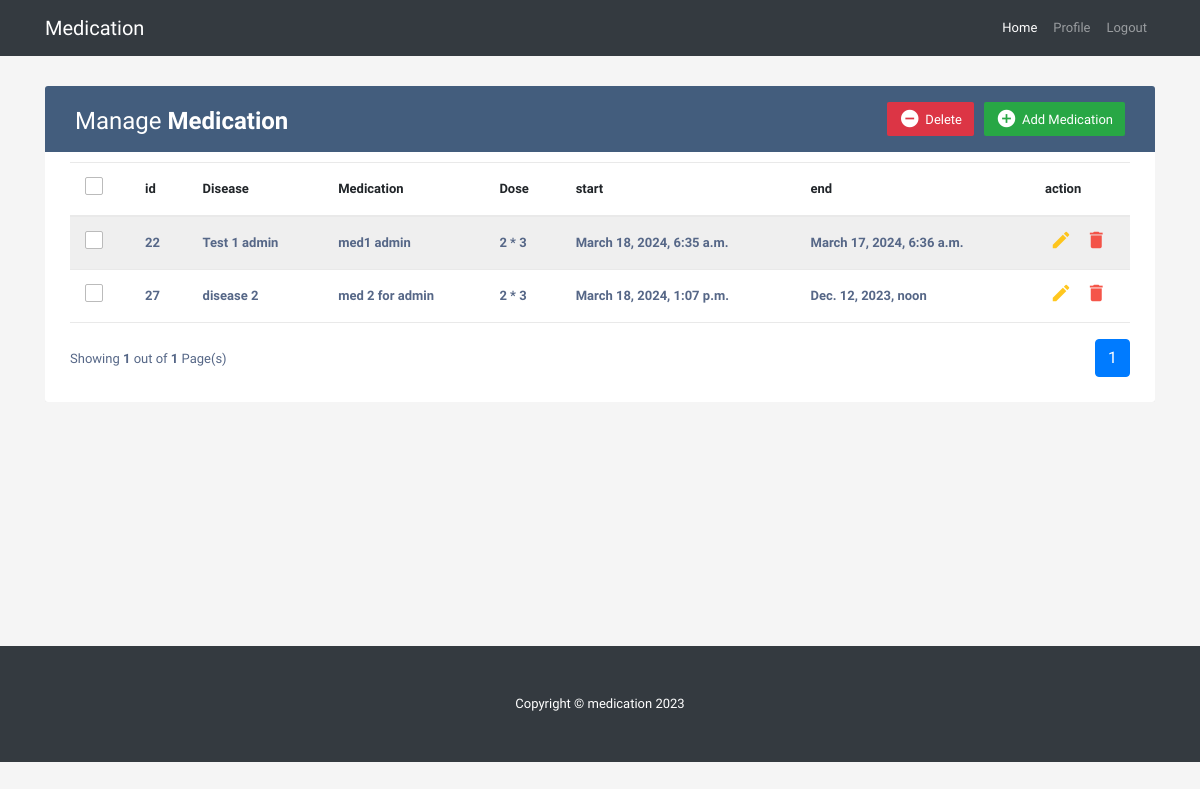
/profile/ (signed in), run on the app's committed database.
### home/models.py (models this page shows, shortened)
class Medicine(models.Model):
    Disease = models.CharField(max_length = 50, null = False)
    Medication = models.TextField(null = False)
    Dose = models.CharField(max_length = 50, null = False)
    start = models.DateTimeField(default = timezone.now)
    end = models.DateTimeField()
    author = models.ForeignKey(User, on_delete = models.CASCADE, null = True)

### users/views.py (the view)
# urls.py: path("profile/", views.profile.as_view(), name = "profile"),
class profile(LoginRequiredMixin, ListView):
    model = Medicine
    template_name = 'users/profile.html'
    context_object_name = "meds"
    paginate_by = 6
    def get_queryset(self):
        return super().get_queryset().filter(author=self.request.user)

### users/templates/users/profile.html (shortened to what this page needs)
{% extends "users/form_base.html" %}
{% block body %}
</head>
<body>
<div class="container-xl">
	<div class="table-responsive">
		<div class="table-wrapper">
			<div class="table-title">
				<div class="row">
					<div class="col-sm-6">
						<h2>Manage <b>Medication</b></h2>
					</div>
					<div class="col-sm-6">
						<a href="{% url "add" %}" class="btn btn-success" data-toggle="modal"><i class="material-icons">&#xE147;</i> <span>Add Medication</span></a>
						<a href="" class="btn btn-danger" data-toggle="modal"><i class="material-icons">&#xE15C;</i> <span>Delete</span></a>
					</div>
				</div>
			</div>
			<table class="table table-striped table-hover">
				<thead>
					<tr>
						<th>
							<span class="custom-checkbox">
								<label for="selectAll"></label>
							</span>
						</th>
						<th>id</th>
						<th>Disease</th>
						<th>Medication</th>
						<th>Dose</th>
						<th>start</th>
						<th>end</th>
						<th>action</th>
					</tr>
				</thead>
				<tbody>
					{% for med in meds %}
						<tr>
							<td>
								<span class="custom-checkbox">
									<label for="checkbox1"></label>
								</span>
							</td>
							<td><a href = "{% url "med_details" med.pk %}" >{{ med.pk }}</a></td>
							<td><a href = "{% url "med_details" med.pk %}" >{{ med.Disease }}</a></td>
							<td><a href = "{% url "med_details" med.pk %}" >{{ med.Medication }}</a></td>
							<td><a href = "{% url "med_details" med.pk %}" >{{ med.Dose }}</a></td>
							<td><a href = "{% url "med_details" med.pk %}" >{{ med.start }}</a></td>
							<td><a href = "{% url "med_details" med.pk %}" >{{ med.end }}</a></td>
							<td>
								<a href="" class="edit" data-toggle="modal"><i class="material-icons" data-toggle="tooltip" title="Edit">&#xE254;</i></a>
								<a href="{% url "delete" pk=med.pk %}" class="delete" data-toggle="modal"><i class="material-icons" data-toggle="tooltip" title="Delete">&#xE872;</i></a>
							</td>
						</tr>
					{% endfor %}
				</tbody>
			</table>
			<div class="clearfix">
				<div class="hint-text">Showing <b>{{ page_obj.number }}</b> out of <b>{{ page_obj.paginator.num_pages }}</b> Page(s)</div>
				<ul class="pagination">
					{% for num in page_obj.paginator.page_range %}
						{% if page_obj.number == num %}
							<li class="page-item active"><span class="page-link">{{ num }}</span></li>
						{% else %}
							<li class="page-item"><a href="?page={{ num }}" class="page-link">{{ num }}</a></li>
						{% endif %}
					{% endfor %}
				</ul>
			</div>
		</div>
	</div>
</div>
<br>
<br>
<br>
<br>
<br>
<br>
<br>
<br>
<br>
<br>
<br>
{% endblock body %}

### users/templates/users/form_base.html (shortened to what this page needs)
{% load static %}
<!DOCTYPE html>
<html lang="en">
    <head>
        <link href="{% static "css/styles.css" %}" rel="stylesheet" />
        <link rel="stylesheet" href="https://stackpath.bootstrapcdn.com/bootstrap/4.5.0/css/bootstrap.min.css">
        <link rel="stylesheet" href="https://maxcdn.bootstrapcdn.com/font-awesome/4.7.0/css/font-awesome.min.css">
    </head>
    <body>
        <nav class="navbar navbar-expand-lg navbar-dark bg-dark">
            <div class="container">
                <a class="navbar-brand" href="{% url "home_index" %}">Medication</a>
                <div class="collapse navbar-collapse" id="navbarSupportedContent">
                    <ul class="navbar-nav ms-auto mb-2 mb-lg-0">
                        {% if user.is_authenticated %}
                            <li class="nav-item"><a class="nav-link active" aria-current="page" href="{% url "home_index" %}">Home</a></li>
                            <li class="nav-item"><a class="nav-link" href="{% url "profile" %}">Profile</a></li>
                            <li class="nav-item"><a class="nav-link" href="{% url "logout" %}">Logout</a></li>
                        {% else %}
                            <li class="nav-item"><a class="nav-link active" aria-current="page" href="{% url "home_index" %}">Home</a></li>
                            <li class="nav-item"><a class="nav-link" href="{% url "login" %}">Login</a></li>
                            <li class="nav-item"><a class="nav-link" href="{% url "register" %}">Register</a></li>
                        {% endif %}
                    </ul>
                </div>
            </div>
        </nav>
        {% block body %}{% endblock %}
        <footer class="py-5 bg-dark">
            <div class="container"><p class="m-0 text-center text-white">Copyright &copy; medication 2023</p></div>
        </footer>
    </body>
</html>

### users/templates/users/profile.html (style rules this page uses)
body { color: #566787; background: #f5f5f5; font-family: 'Varela Round', sans-serif; font-size: 13px; }
.table-responsive { margin: 30px 0; }
.table-wrapper { background: #fff; padding: 20px 25px; border-radius: 3px; min-width: 1000px; box-shadow: 0 1px 1px rgba(0,0,0,.05); }
.table-title { padding-bottom: 15px; background: #435d7d; color: #fff; padding: 16px 30px; min-width: 100%; margin: -20px -25px 10px; border-radius: 3px 3px 0 0; }
.table-title h2 { margin: 5px 0 0; font-size: 24px; }
.table-title .btn { color: #fff; float: right; font-size: 13px; border: none; min-width: 50px; border-radius: 2px; border: none; outline: none !important; margin-left: 10px; }
.table-title .btn i { float: left; font-size: 21px; margin-right: 5px; }
.table-title .btn span { float: left; margin-top: 2px; }
table.table tr th, table.table tr td { border-color: #e9e9e9; padding: 12px 15px; vertical-align: middle; }
table.table tr th:first-child { width: 60px; }
table.table tr th:last-child { width: 100px; }
table.table-striped tbody tr:nth-of-type(odd) { background-color: #fcfcfc; }
table.table td:last-child i { opacity: 0.9; font-size: 22px; margin: 0 5px; }
table.table td a { font-weight: bold; color: #566787; display: inline-block; text-decoration: none; outline: none !important; }
table.table td a.edit { color: #FFC107; }
table.table td a.delete { color: #F44336; }
table.table td i { font-size: 19px; }
.pagination { float: right; margin: 0 0 5px; }
.hint-text { float: left; margin-top: 10px; font-size: 13px; }
.custom-checkbox { position: relative; }
.custom-checkbox label:before { width: 18px; height: 18px; }
.custom-checkbox label:before { content: ''; margin-right: 10px; display: inline-block; vertical-align: text-top; background: white; border: 1px solid #bbb; border-radius: 2px; box-sizing: border-box; z-index: 2; }

### data on the page
Medicine: pk "22", Disease "Test 1 admin", Medication "med1 admin", Dose "2 * 3", start "March 18, 2024, 6:35 a.m.", end "March 17, 2024, 6:36 a.m."
Medicine: pk "27", Disease "disease 2", Medication "med 2 for admin", Dose "2 * 3", start "March 18, 2024, 1:07 p.m.", end "Dec. 12, 2023, noon"

### other printed values
{{ page_obj.number }} "1"
{{ page_obj.paginator.num_pages }} "1"
{{ num }} "1"
